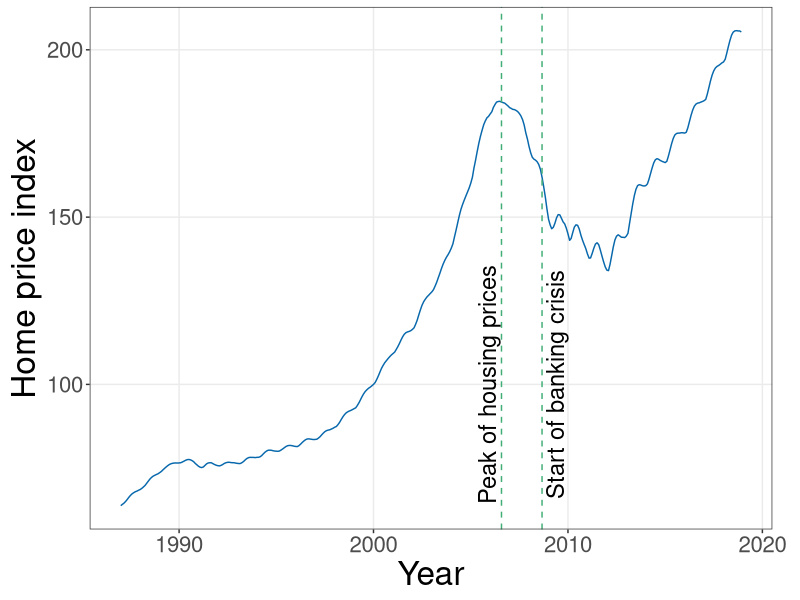

Write the R code that produced this figure.
#Graph Designer: Scott Cohn + Simon Halliday
#Authors: Bowles and Halliday
#Title: Coordination, Conflict and Competition: A Text in Microeconomics

# ----
library(readxl)
library(ggplot2)
#Set parameters for graphics
axislabelsize <- 1.5
labelsize <- 1.2
graphlinewidth <- 2
segmentlinewidth <- 1.5

COL <- c("#7fc97f", "#beaed4", "#fdc086", "#ffff99", "#386cb0", "#f0027f", "#bf5b17", "#666666")
COLA <- c("#e0f3db", "#99d8c9","#66c2a4","#41ae76", "#238b45", "#005824")
COLB <- c("#c6dbef", "#4eb3d3", "#2b8cbe", "#0868ac","#084081")
COLC <- c("#fcfbfd", "#efedf5", "#dadaeb", "#bcbddc", "#9e9ac8", "#807dba", "#6a51a3", "#54278f", "#3f007d")

# ----
# pull in data
# ----

CSUSH <- read_excel("competitionmarkets/CSUSHPINSA.xls", 
                         range = "A11:B395")

# ----
# graph
# ----
p <-  ggplot(data = CSUSH ) +
  geom_line(aes(x=observation_date, y=CSUSHPINSA), color = COLB[4]) +
  #scale_x_date(breaks='6 months') +
  geom_vline(xintercept = as.numeric(CSUSH$observation_date[236]), linetype="dashed", 
               color = COLA[4], size=0.5) +
  annotate("text", label = "Peak of housing prices", x = CSUSH$observation_date[227], y = 100, 
            angle = 90, size = 6) +
  geom_vline(xintercept = as.numeric(CSUSH$observation_date[261]), linetype="dashed", 
             color = COLA[4], size=0.5) +
  annotate("text", label = "Start of banking crisis", x = CSUSH$observation_date[269], y = 100, 
            angle = 90, size = 6) +
  theme_bw() +
  xlab("Year") + 
  ylab("Home price index") +
  theme(text = element_text(size = 19),
        axis.text = element_text(size = 16),
        axis.title = element_text(size = 24),
        panel.grid.minor = element_blank(),
        plot.margin = margin(5, 20, 5, 8))

#Save plot to PDF
ggsave(p, filename = "CSUSHPINSA.pdf", 
       path = "competitionmarkets",
       width = 7, height = 7, units = "in")

# ----
